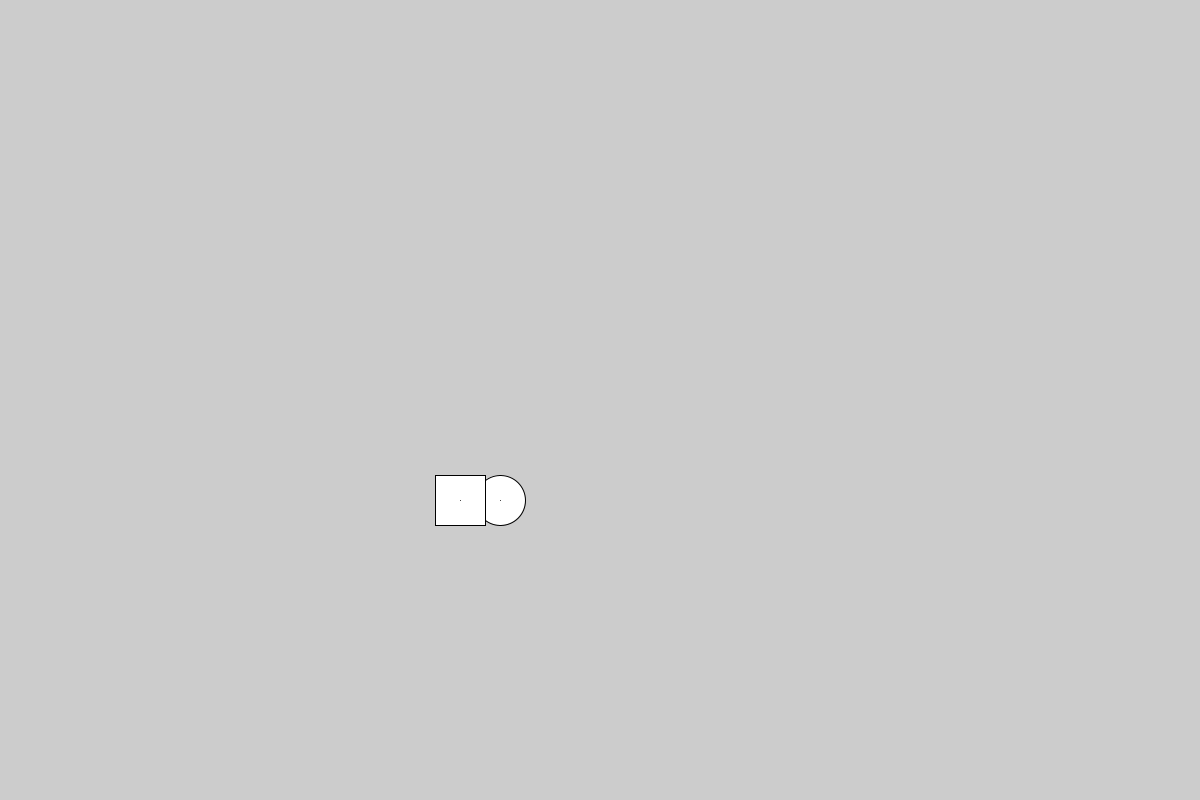
Frame 1 (no input)
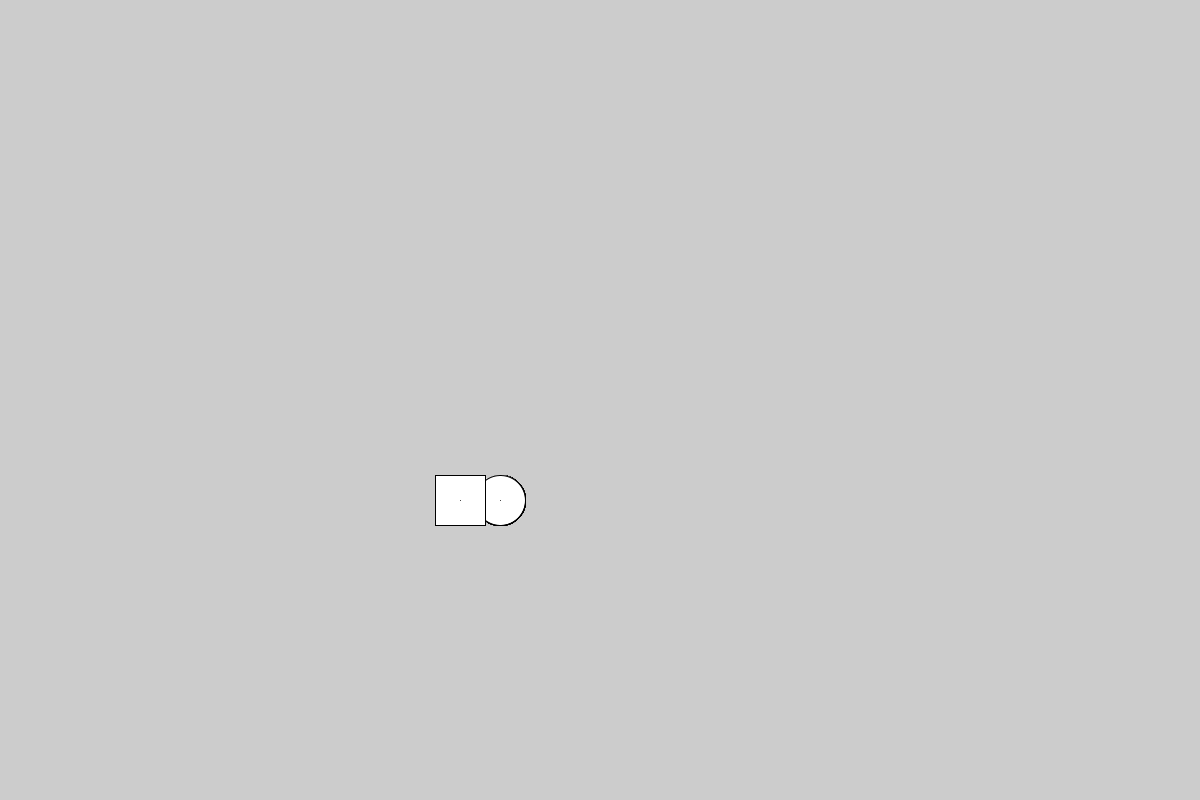
Frame 60 (the mouse pressed at the canvas centre just before this capture)
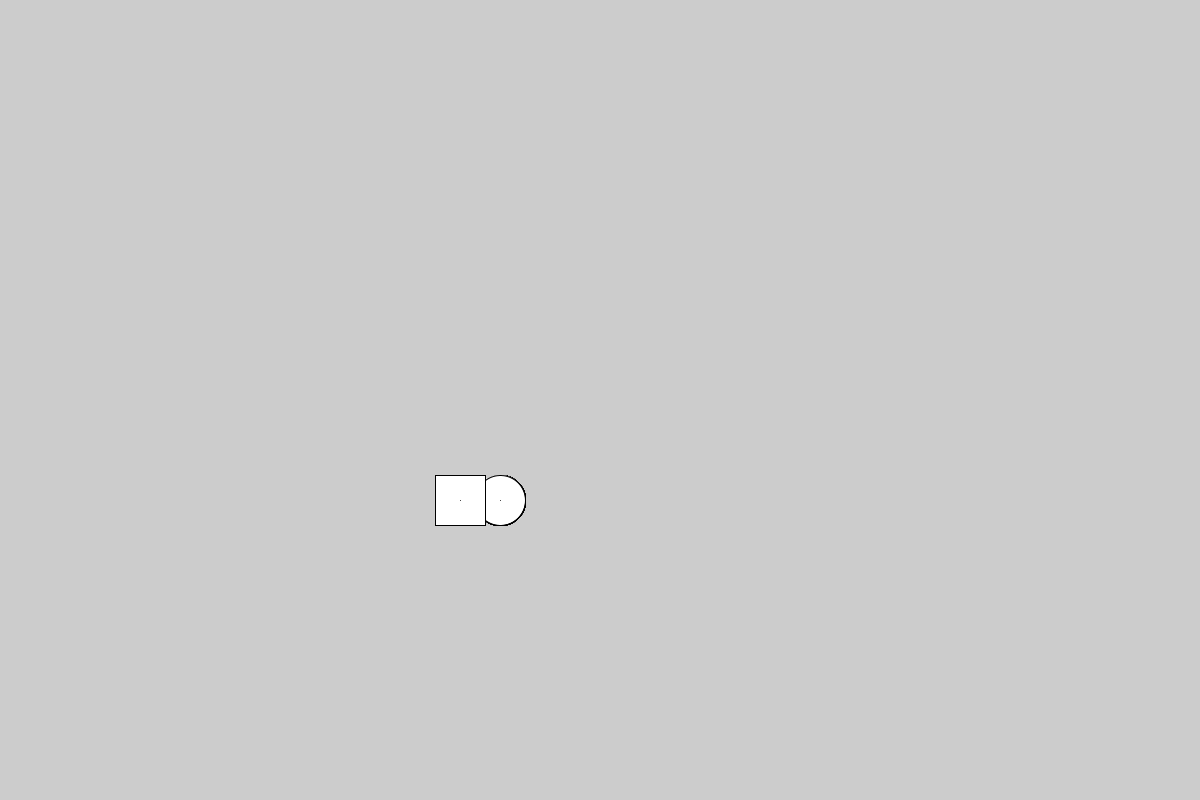
Frame 120 (the mouse held since frame 60 and released just before this capture)

The Processing sketch that drew these frames (run headless with seeded random() and noise(); from frame 60 on, the mouse is pressed at the canvas centre):

// Processing sketch: collider
// ── collider.pde

CirCol c = new CirCol(500, 500, 50);
BoxCol b = new BoxCol(460, 500, 50, 50);

void setup()
{
  size(1200,800);
}

void draw()
{
   c.render();
   b.render();
   
   println(c.checkCol(b));
}

// ── ColliderClasses.pde
public class CirCol{

  float x;
  float y;
  float rad;
  
  public CirCol(float x, float y, float rad)
  {
    this.x = x;
    this.y = y;
    this.rad = rad;
  }

  boolean checkCol(CirCol c)
  {
     if(dis(x,y,c.x,c.y) <= rad/2 + c.rad/2)
     {
         return true;
     }
     else
       return false;
  }
  
  boolean checkCol(BoxCol b)
  {
    float[] least = new float[2];
    float closest = 1000000;
    for(float x = 0; x < 360; x++)
    {
      float radian = map(x,0,360,0,2*PI);
      float newX = x + cos(radian)*rad;
      float newY = y + sin(radian)*rad;
        
       if(dis(newX,newY, b.x,b.y) < closest)
       {
          least[0] = newX;
          least[1] = newY;
       }
    }
    
    
     if(abs(least[0] - b.x) <= b.xSize/2 && abs(least[1] - b.y) <= b.ySize/2)
     {
         return true;
     }
     else
       return false;
  }
  
  void render()
  {
      circle(x,y,rad);
      point(x,y);
  }

}

public class BoxCol{

  float x;
  float y;
  
  float xSize;
  float ySize;

  public BoxCol(float x, float y, float xSize, float ySize)
  {
    this.x = x;
    this.y = y;
    this.xSize = xSize;
    this.ySize = ySize;
  }
  
  
  void render()
  {
    rect(x - xSize/2, y - ySize/2, xSize, ySize);
    point(x,y);
  }
}


float dis(float x1, float y1, float x2, float y2)
{
    return sqrt( pow(x1 - x2,2) + pow(y1 - y2,2));
}
